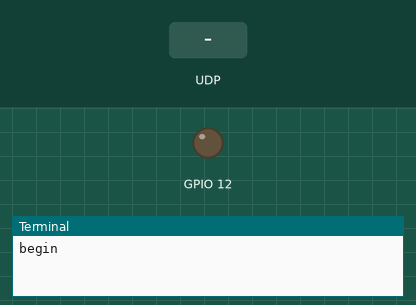
This program was run on a simulated Raspberry Pi (BCM pin numbers). Parts: output pins drawn as LEDs (lit = HIGH), the last lines printed to the terminal. Inputs (shaded band) come from the test bench.

Above: at 1.2 s.
1.3 s: UDP packet "1" arrives
2.8 s: UDP packet "1" arrives
At 4.7 s:
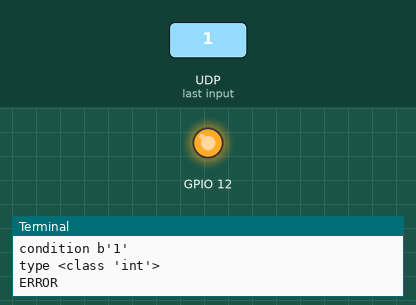
5.0 s: UDP packet "on" arrives
Timing chart, 0 to 8.1 s (numbered marks = the images above; inputs shaded):
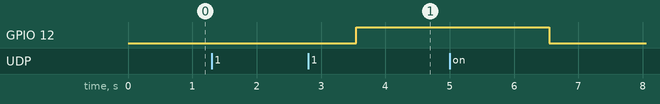

Measured:
- after the input at 2.8 s, GPIO 12: LOW → HIGH after 0.75 s

The program:

agent.py
```python
import socket
import time
import RPi.GPIO as GP
addr1=("192.168.1.206",2021)# Level 3 (lower) device
addr2=("192.168.1.63",8205)# Level 1 (upper) device
sost1=[0,0,0]
kk=0
cc=0
GP.setmode(GP.BCM)
GP.setup(12,GP.OUT)


try:
	while True:
		# initial setup
		print("begin")
		sock = socket.socket(socket.AF_INET, socket.SOCK_DGRAM) # UDP
		sock.bind(("192.168.1.211",2018))
		data, addr = sock.recvfrom(1024)

		print("received message: %s" % data)
		time.sleep(1.5)
		# send a request to turn on a specific diode
		sock = socket.socket ( socket.AF_INET, socket.SOCK_DGRAM,socket.IPPROTO_UDP )
		sock.bind(("192.168.1.211",2018))
		sock.sendto(data, addr1)
		# recieve diode condition
		sock = socket.socket(socket.AF_INET, socket.SOCK_DGRAM) # UDP
		sock.bind(("192.168.1.211",2018))
		sost, addr = sock.recvfrom(1024)
		print("condition",sost)
		sost1[int(data)-1] = int(sost)
		print('type',type(sost1[int(data)-1]))
		time.sleep(0.75)
		sock = socket.socket ( socket.AF_INET, socket.SOCK_DGRAM,socket.IPPROTO_UDP )
		sock.bind(("192.168.1.211",2018))
		# turn on the diode if it does not light up
		if(sost1[int(data)-1]==0):
			print("OK")
			sock.sendto("1", addr1)
			time.sleep(0.75)
			sock = socket.socket(socket.AF_INET, socket.SOCK_DGRAM) # UDP
			sock.bind(("192.168.1.211",2018))
			case, addr = sock.recvfrom(1024)
			time.sleep(0.75)
			sock = socket.socket ( socket.AF_INET, socket.SOCK_DGRAM,socket.IPPROTO_UDP )
			sock.bind(("192.168.1.211",2018))
			sock.sendto(case, addr2)
		# if it is already enabled, then we signal an error and send a negative response
		else:
			print("ERROR")
			GP.output(12,GP.HIGH)
			sock.sendto("2", addr1)
			sock.sendto("Fail", addr2)
		time.sleep(3)
		GP.output(12,0)


# Allows to close sockets using the keyboard shortcut CTRL+C (keyboard interrupt command)
except KeyboardInterrupt:
	sock.close()
	print("Sockets are closed!\n")
	input()
```
